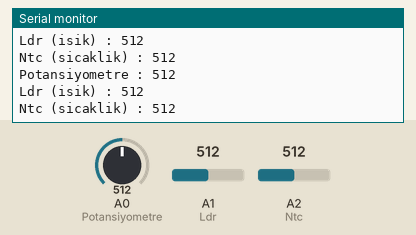
Recording of a sketch running on a simulated Arduino Uno, built with avr-gcc and run on an emulated ATmega328P. Shown: the last lines printed to the serial monitor. Inputs (shaded band) come from the test bench; at power-on: A0 (Potansiyometre) = 512, A1 (Ldr) = 512, A2 (Ntc) = 512.

Above: at 1.8 s.
1.9 s: A0 (Potansiyometre) set to 716
At 2.8 s:
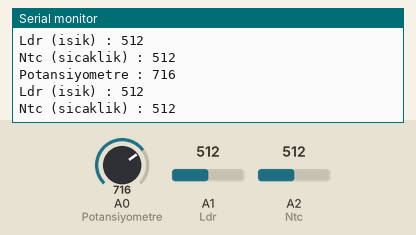
3.4 s: A1 (Ldr) set to 716
At 4.7 s:
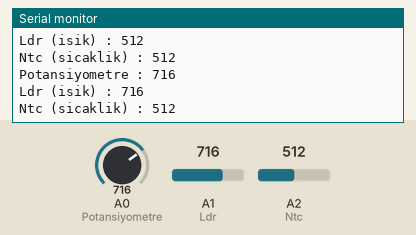
4.9 s: A2 (Ntc) set to 716
At 5.8 s:
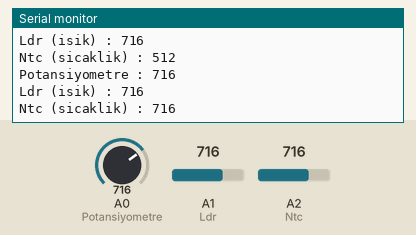
6.4 s: A0 (Potansiyometre) set to 900
At 7.6 s:
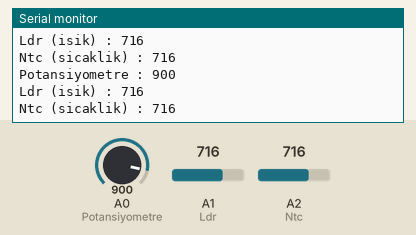
7.9 s: A1 (Ldr) set to 900
At 8.4 s:
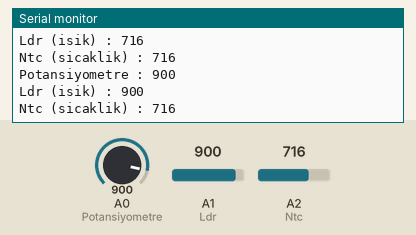
9.4 s: A2 (Ntc) set to 900
At 10.8 s:
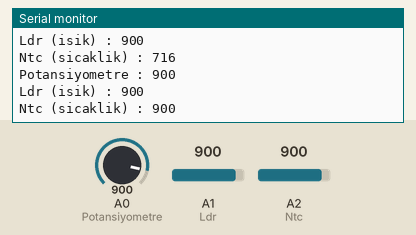
Timing chart, 0 to 11.9 s (numbered marks = the images above; inputs shaded):
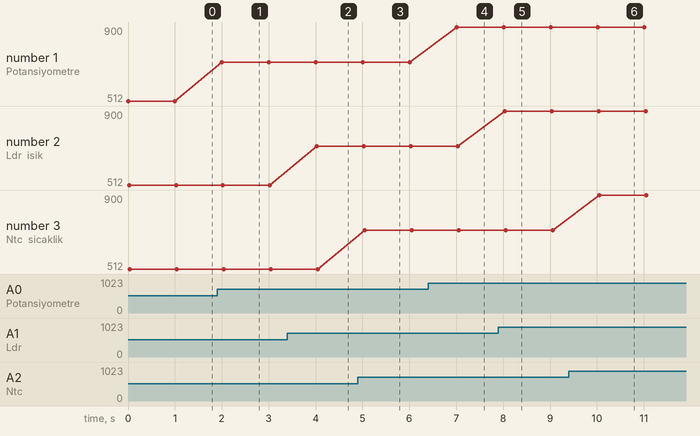

The sketch:

Serial_Monitor.ino
```cpp
int TimeValue;

void setup() {
  // put your setup code here, to run once:
  Serial.begin(9600);

  pinMode(A0, INPUT); //Potansiyometre
  pinMode(A1, INPUT); //Ldr (isik)
  pinMode(A2, INPUT); //Ntc (sicaklik)

  TimeValue = 1000;
}

void loop() {
  // put your main code here, to run repeatedly:

  Serial.println("Potansiyometre : " + String(analogRead(A0)));
  Serial.println("Ldr (isik) : " + String(analogRead(A1)));
  Serial.println("Ntc (sicaklik) : " + String(analogRead(A2)) + "\n");
  delay(TimeValue);
}
```

Measured:
- after the input at 1.9 s, the serial monitor: prints a new line after 0.10 s (image 1)
- after the input at 3.4 s, the serial monitor: prints a new line after 0.63 s (image 2)
- after the input at 4.9 s, the serial monitor: prints a new line after 0.15 s (image 3)
- after the input at 6.4 s, the serial monitor: prints a new line after 0.61 s (image 4)
- after the input at 7.9 s, the serial monitor: prints a new line after 0.13 s (image 5)
- after the input at 9.4 s, the serial monitor: prints a new line after 0.65 s (image 6)
- plotted number 1: 512 → 716 after the input at 1.9 s, 716 → 900 after the input at 6.4 s
